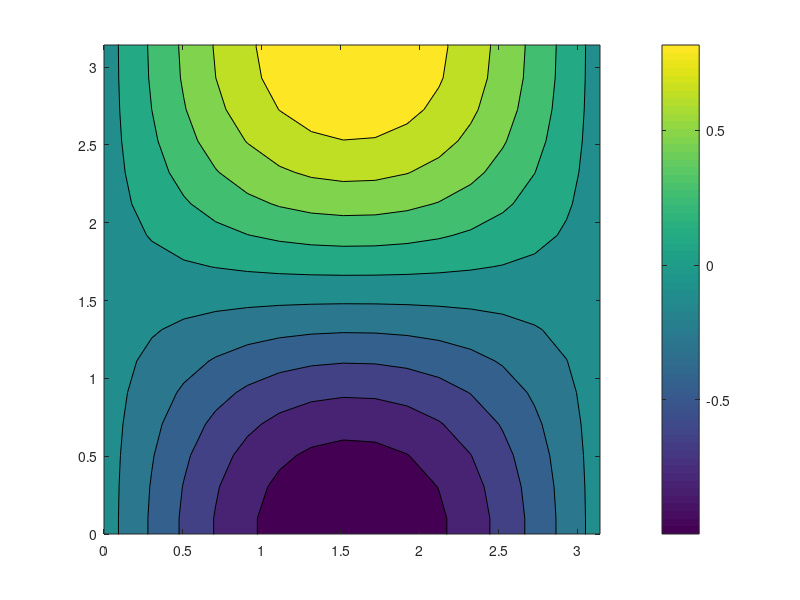

Write the MATLAB code that produced this figure.
clear; clc; close all;

% ASEN 6020 - HW 2, Problem 3
% Spring 2025
% Jash Bhalavat

n = 100;

function out = f(x,y)
    out = -sin(x)*cos(y);
end

xrange = linspace(-10, 10, n);
yrange = linspace(-10, 10, n);

for i = 1:n
    for j = 1:n
        z(i,j) = f(xrange(i), yrange(j));
    end
end

figure()
contourf(xrange, yrange, z')
xlim([0, pi])
ylim([0, pi])
colorbar
